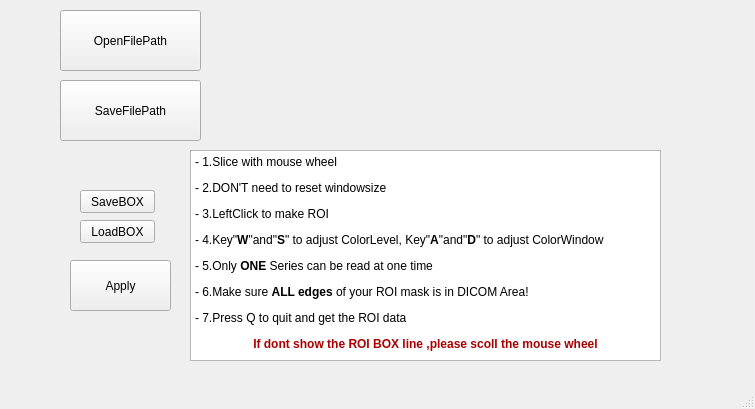
<?xml version="1.0" encoding="UTF-8"?>
<ui version="4.0">
 <class>MainWindow</class>
 <widget class="QMainWindow" name="MainWindow">
  <property name="geometry">
   <rect>
    <x>0</x>
    <y>0</y>
    <width>755</width>
    <height>409</height>
   </rect>
  </property>
  <property name="windowTitle">
   <string>ROIv9</string>
  </property>
  <widget class="QWidget" name="centralwidget">
   <widget class="QPushButton" name="pushButton">
    <property name="geometry">
     <rect>
      <x>60</x>
      <y>10</y>
      <width>141</width>
      <height>61</height>
     </rect>
    </property>
    <property name="text">
     <string>OpenFilePath</string>
    </property>
   </widget>
   <widget class="QLabel" name="label">
    <property name="geometry">
     <rect>
      <x>220</x>
      <y>30</y>
      <width>381</width>
      <height>51</height>
     </rect>
    </property>
    <property name="text">
     <string/>
    </property>
   </widget>
   <widget class="QPushButton" name="pushButton_2">
    <property name="geometry">
     <rect>
      <x>60</x>
      <y>80</y>
      <width>141</width>
      <height>61</height>
     </rect>
    </property>
    <property name="text">
     <string>SaveFilePath</string>
    </property>
   </widget>
   <widget class="QLabel" name="label_2">
    <property name="geometry">
     <rect>
      <x>220</x>
      <y>110</y>
      <width>381</width>
      <height>51</height>
     </rect>
    </property>
    <property name="text">
     <string/>
    </property>
   </widget>
   <widget class="QPushButton" name="pushButton_3">
    <property name="geometry">
     <rect>
      <x>70</x>
      <y>260</y>
      <width>101</width>
      <height>51</height>
     </rect>
    </property>
    <property name="text">
     <string>Apply</string>
    </property>
   </widget>
   <widget class="QPushButton" name="pushButton_4">
    <property name="geometry">
     <rect>
      <x>80</x>
      <y>190</y>
      <width>75</width>
      <height>23</height>
     </rect>
    </property>
    <property name="text">
     <string>SaveBOX</string>
    </property>
   </widget>
   <widget class="QPushButton" name="pushButton_5">
    <property name="geometry">
     <rect>
      <x>80</x>
      <y>220</y>
      <width>75</width>
      <height>23</height>
     </rect>
    </property>
    <property name="text">
     <string>LoadBOX</string>
    </property>
   </widget>
   <widget class="QTextBrowser" name="textBrowser">
    <property name="geometry">
     <rect>
      <x>190</x>
      <y>150</y>
      <width>471</width>
      <height>211</height>
     </rect>
    </property>
    <property name="html">
     <string>&lt;!DOCTYPE HTML PUBLIC &quot;-//W3C//DTD HTML 4.0//EN&quot; &quot;http://www.w3.org/TR/REC-html40/strict.dtd&quot;&gt;
&lt;html&gt;&lt;head&gt;&lt;meta name=&quot;qrichtext&quot; content=&quot;1&quot; /&gt;&lt;style type=&quot;text/css&quot;&gt;
p, li { white-space: pre-wrap; }
&lt;/style&gt;&lt;/head&gt;&lt;body style=&quot; font-family:'SimSun'; font-size:9pt; font-weight:400; font-style:normal;&quot;&gt;
&lt;p style=&quot; margin-top:12px; margin-bottom:12px; margin-left:0px; margin-right:0px; -qt-block-indent:0; text-indent:0px;&quot;&gt;- 1.Slice with mouse wheel&lt;/p&gt;
&lt;p style=&quot; margin-top:12px; margin-bottom:12px; margin-left:0px; margin-right:0px; -qt-block-indent:0; text-indent:0px;&quot;&gt;- 2.DON'T need to reset windowsize&lt;/p&gt;
&lt;p style=&quot; margin-top:12px; margin-bottom:12px; margin-left:0px; margin-right:0px; -qt-block-indent:0; text-indent:0px;&quot;&gt;- 3.LeftClick to make ROI&lt;/p&gt;
&lt;p style=&quot; margin-top:12px; margin-bottom:12px; margin-left:0px; margin-right:0px; -qt-block-indent:0; text-indent:0px;&quot;&gt;- 4.Key&amp;quot;&lt;span style=&quot; font-weight:600;&quot;&gt;W&lt;/span&gt;&amp;quot;and&amp;quot;&lt;span style=&quot; font-weight:600;&quot;&gt;S&lt;/span&gt;&amp;quot; to adjust ColorLevel, Key&amp;quot;&lt;span style=&quot; font-weight:600;&quot;&gt;A&lt;/span&gt;&amp;quot;and&amp;quot;&lt;span style=&quot; font-weight:600;&quot;&gt;D&lt;/span&gt;&amp;quot; to adjust ColorWindow&lt;/p&gt;
&lt;p style=&quot; margin-top:12px; margin-bottom:12px; margin-left:0px; margin-right:0px; -qt-block-indent:0; text-indent:0px;&quot;&gt;- 5.Only &lt;span style=&quot; font-weight:600;&quot;&gt;ONE&lt;/span&gt; Series can be read at one time&lt;/p&gt;
&lt;p style=&quot; margin-top:12px; margin-bottom:12px; margin-left:0px; margin-right:0px; -qt-block-indent:0; text-indent:0px;&quot;&gt;- 6.Make sure &lt;span style=&quot; font-weight:600;&quot;&gt;ALL edges&lt;/span&gt; of your ROI mask is in DICOM Area!&lt;/p&gt;
&lt;p style=&quot; margin-top:12px; margin-bottom:12px; margin-left:0px; margin-right:0px; -qt-block-indent:0; text-indent:0px;&quot;&gt;- 7.Press Q to quit and get the ROI data &lt;/p&gt;
&lt;p align=&quot;center&quot; style=&quot; margin-top:12px; margin-bottom:12px; margin-left:0px; margin-right:0px; -qt-block-indent:0; text-indent:0px;&quot;&gt;&lt;span style=&quot; font-weight:600; color:#aa0000;&quot;&gt;If dont show the ROI BOX line ,please scoll the mouse wheel&lt;/span&gt;&lt;/p&gt;&lt;/body&gt;&lt;/html&gt;</string>
    </property>
   </widget>
  </widget>
  <widget class="QMenuBar" name="menubar">
   <property name="geometry">
    <rect>
     <x>0</x>
     <y>0</y>
     <width>755</width>
     <height>23</height>
    </rect>
   </property>
  </widget>
  <widget class="QStatusBar" name="statusbar"/>
 </widget>
 <resources/>
 <connections/>
</ui>
